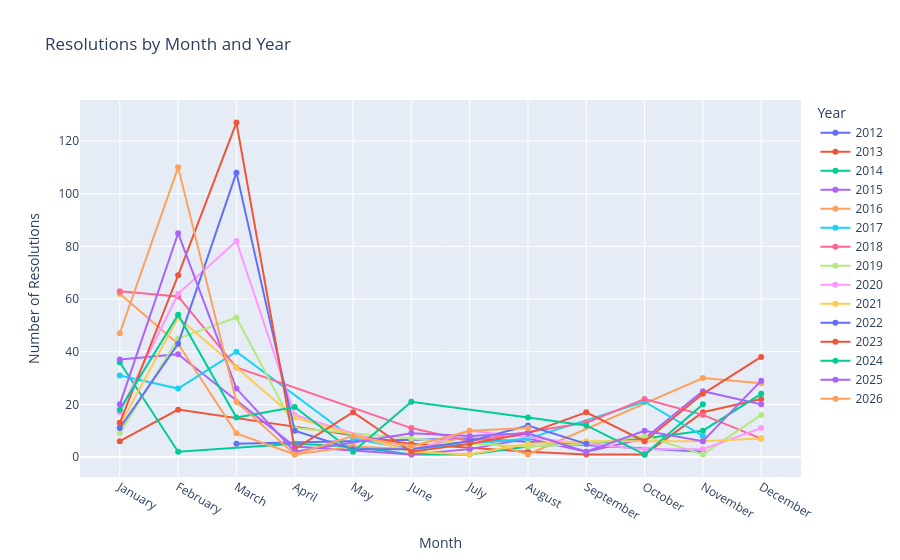

Write notebook code for a chart like this one.
### Code cell
# Resolutions by month and year
df['month'] = df['resolution_date'].dt.month
df['month_name'] = pd.to_datetime(df['month'], format='%m').dt.strftime('%B')

monthly_year = df.groupby(['year', 'month', 'month_name']).size().reset_index(name='count').sort_values(['year', 'month'])

fig = px.line(
    monthly_year,
    x='month_name',
    y='count',
    color='year',
    title='Resolutions by Month and Year',
    labels={'month_name': 'Month', 'count': 'Number of Resolutions', 'year': 'Year'},
    markers=True
)
fig.update_layout(
    xaxis={'categoryorder': 'array', 'categoryarray': list(pd.date_range('2020-01', periods=12, freq='MS').strftime('%B'))}
)
fig.show()

### Figure 1 — Plotly figure (JSON) as saved in the notebook; plotly's stock layout.template omitted (floating-point values rounded to 4 significant figures)
{"data": [{"hovertemplate": "Year=2012<br>Month=%{x}<br>Number of Resolutions=%{y}<extra></extra>", "legendgroup": "2012", "line": {"color": "#636efa", "dash": "solid"}, "marker": {"symbol": "circle"}, "mode": "lines+markers", "name": "2012", "orientation": "v", "showlegend": true, "type": "scatter", "x": ["March", "July", "November"], "xaxis": "x", "y": [5, 7, 2], "yaxis": "y"}, {"hovertemplate": "Year=2013<br>Month=%{x}<br>Number of Resolutions=%{y}<extra></extra>", "legendgroup": "2013", "line": {"color": "#EF553B", "dash": "solid"}, "marker": {"symbol": "circle"}, "mode": "lines+markers", "name": "2013", "orientation": "v", "showlegend": true, "type": "scatter", "x": ["January", "February", "June", "August", "September", "October", "November", "December"], "xaxis": "x", "y": [6, 18, 5, 2, 1, 1, 17, 22], "yaxis": "y"}, {"hovertemplate": "Year=2014<br>Month=%{x}<br>Number of Resolutions=%{y}<extra></extra>", "legendgroup": "2014", "line": {"color": "#00cc96", "dash": "solid"}, "marker": {"symbol": "circle"}, "mode": "lines+markers", "name": "2014", "orientation": "v", "showlegend": true, "type": "scatter", "x": ["January", "February", "April", "May", "June", "July", "August", "September", "October", "November", "December"], "xaxis": "x", "y": [36, 2, 5, 4, 1, 1, 4, 5, 7, 10, 24], "yaxis": "y"}, {"hovertemplate": "Year=2015<br>Month=%{x}<br>Number of Resolutions=%{y}<extra></extra>", "legendgroup": "2015", "line": {"color": "#ab63fa", "dash": "solid"}, "marker": {"symbol": "circle"}, "mode": "lines+markers", "name": "2015", "orientation": "v", "showlegend": true, "type": "scatter", "x": ["January", "February", "April", "June", "July", "August", "September", "October", "November", "December"], "xaxis": "x", "y": [37, 39, 4, 1, 3, 7, 2, 7, 25, 20], "yaxis": "y"}, {"hovertemplate": "Year=2016<br>Month=%{x}<br>Number of Resolutions=%{y}<extra></extra>", "legendgroup": "2016", "line": {"color": "#FFA15A", "dash": "solid"}, "marker": {"symbol": "circle"}, "mode": "lines+markers", "name": "2016", "orientation": "v", "showlegend": true, "type": "scatter", "x": ["January", "February", "March", "April", "May", "June", "July", "August", "November", "December"], "xaxis": "x", "y": [62, 43, 9, 1, 4, 3, 8, 1, 30, 28], "yaxis": "y"}, {"hovertemplate": "Year=2017<br>Month=%{x}<br>Number of Resolutions=%{y}<extra></extra>", "legendgroup": "2017", "line": {"color": "#19d3f3", "dash": "solid"}, "marker": {"symbol": "circle"}, "mode": "lines+markers", "name": "2017", "orientation": "v", "showlegend": true, "type": "scatter", "x": ["January", "February", "March", "May", "June", "August", "October", "November"], "xaxis": "x", "y": [31, 26, 40, 7, 3, 7, 21, 8], "yaxis": "y"}, {"hovertemplate": "Year=2018<br>Month=%{x}<br>Number of Resolutions=%{y}<extra></extra>", "legendgroup": "2018", "line": {"color": "#FF6692", "dash": "solid"}, "marker": {"symbol": "circle"}, "mode": "lines+markers", "name": "2018", "orientation": "v", "showlegend": true, "type": "scatter", "x": ["January", "February", "March", "June", "July", "September", "October", "November", "December"], "xaxis": "x", "y": [63, 61, 34, 11, 6, 13, 22, 16, 7], "yaxis": "y"}, {"hovertemplate": "Year=2019<br>Month=%{x}<br>Number of Resolutions=%{y}<extra></extra>", "legendgroup": "2019", "line": {"color": "#B6E880", "dash": "solid"}, "marker": {"symbol": "circle"}, "mode": "lines+markers", "name": "2019", "orientation": "v", "showlegend": true, "type": "scatter", "x": ["January", "February", "March", "April", "June", "July", "August", "September", "October", "November", "December"], "xaxis": "x", "y": [9, 45, 53, 11, 7, 5, 4, 5, 8, 1, 16], "yaxis": "y"}, {"hovertemplate": "Year=2020<br>Month=%{x}<br>Number of Resolutions=%{y}<extra></extra>", "legendgroup": "2020", "line": {"color": "#FF97FF", "dash": "solid"}, "marker": {"symbol": "circle"}, "mode": "lines+markers", "name": "2020", "orientation": "v", "showlegend": true, "type": "scatter", "x": ["January", "February", "March", "April", "June", "July", "September", "October", "November", "December"], "xaxis": "x", "y": [17, 62, 82, 16, 2, 10, 5, 3, 3, 11], "yaxis": "y"}, {"hovertemplate": "Year=2021<br>Month=%{x}<br>Number of Resolutions=%{y}<extra></extra>", "legendgroup": "2021", "line": {"color": "#FECB52", "dash": "solid"}, "marker": {"symbol": "circle"}, "mode": "lines+markers", "name": "2021", "orientation": "v", "showlegend": true, "type": "scatter", "x": ["January", "February", "March", "April", "June", "July", "August", "September", "October", "November", "December"], "xaxis": "x", "y": [12, 53, 34, 15, 2, 1, 5, 6, 6, 6, 7], "yaxis": "y"}, {"hovertemplate": "Year=2022<br>Month=%{x}<br>Number of Resolutions=%{y}<extra></extra>", "legendgroup": "2022", "line": {"color": "#636efa", "dash": "solid"}, "marker": {"symbol": "circle"}, "mode": "lines+markers", "name": "2022", "orientation": "v", "showlegend": true, "type": "scatter", "x": ["January", "February", "March", "April", "May", "June", "July", "August", "September"], "xaxis": "x", "y": [11, 43, 108, 10, 3, 3, 6, 12, 5], "yaxis": "y"}, {"hovertemplate": "Year=2023<br>Month=%{x}<br>Number of Resolutions=%{y}<extra></extra>", "legendgroup": "2023", "line": {"color": "#EF553B", "dash": "solid"}, "marker": {"symbol": "circle"}, "mode": "lines+markers", "name": "2023", "orientation": "v", "showlegend": true, "type": "scatter", "x": ["January", "February", "March", "April", "May", "June", "July", "August", "September", "October", "November", "December"], "xaxis": "x", "y": [13, 69, 127, 3, 17, 2, 5, 9, 17, 6, 24, 38], "yaxis": "y"}, {"hovertemplate": "Year=2024<br>Month=%{x}<br>Number of Resolutions=%{y}<extra></extra>", "legendgroup": "2024", "line": {"color": "#00cc96", "dash": "solid"}, "marker": {"symbol": "circle"}, "mode": "lines+markers", "name": "2024", "orientation": "v", "showlegend": true, "type": "scatter", "x": ["January", "February", "March", "April", "May", "June", "August", "September", "October", "November"], "xaxis": "x", "y": [18, 54, 15, 19, 2, 21, 15, 12, 1, 20], "yaxis": "y"}, {"hovertemplate": "Year=2025<br>Month=%{x}<br>Number of Resolutions=%{y}<extra></extra>", "legendgroup": "2025", "line": {"color": "#ab63fa", "dash": "solid"}, "marker": {"symbol": "circle"}, "mode": "lines+markers", "name": "2025", "orientation": "v", "showlegend": true, "type": "scatter", "x": ["January", "February", "March", "April", "June", "July", "August", "September", "October", "November", "December"], "xaxis": "x", "y": [20, 85, 26, 2, 9, 8, 9, 2, 10, 6, 29], "yaxis": "y"}, {"hovertemplate": "Year=2026<br>Month=%{x}<br>Number of Resolutions=%{y}<extra></extra>", "legendgroup": "2026", "line": {"color": "#FFA15A", "dash": "solid"}, "marker": {"symbol": "circle"}, "mode": "lines+markers", "name": "2026", "orientation": "v", "showlegend": true, "type": "scatter", "x": ["January", "February", "March", "April", "May", "June", "July", "August"], "xaxis": "x", "y": [47, 110, 21, 1, 8, 4, 10, 11], "yaxis": "y"}], "layout": {"legend": {"title": {"text": "Year"}, "tracegroupgap": 0}, "title": {"text": "Resolutions by Month and Year"}, "xaxis": {"anchor": "y", "categoryarray": ["January", "February", "March", "April", "May", "June", "July", "August", "September", "October", "November", "December"], "categoryorder": "array", "domain": [0, 1], "title": {"text": "Month"}}, "yaxis": {"anchor": "x", "domain": [0, 1], "title": {"text": "Number of Resolutions"}}}}
